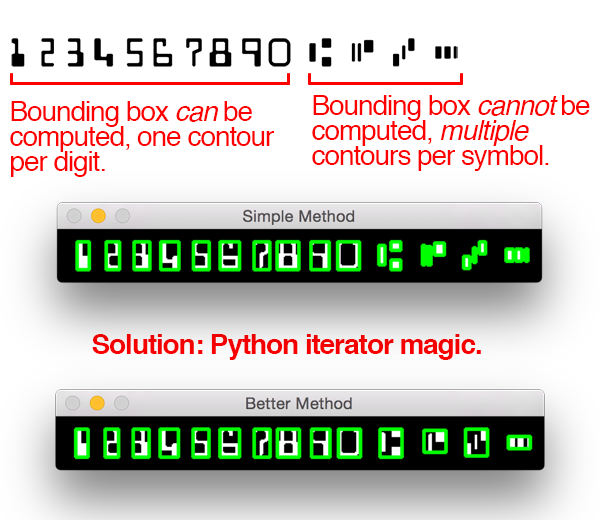
#> input picture codigo/contenidoCursoCodigos/4-OpenCV/2-Operaciones_con_imagenes/2.png, 600 x 520 px
$ python 2_rotacion.py
#> lines starting #> are read from the running program, lines starting #| are printed output that depends on the picture
# -*- coding: utf-8 -*-
"""
Created on Fri Jul 23 13:05:59 2021

@author: Jesus-Mtz
"""

import cv2
import numpy as np


imagen = cv2.imread("2.png") ## leemos la imagen a trasladar
#> imagen is the input picture: shape (520, 600, 3); mean B, G, R 186.3, 193.7, 196.6
imagen2 = cv2.resize(imagen,(200,200)) ##la redimensionamos para efectos practicos
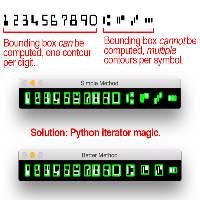
#> imagen2: shape (200, 200, 3); mean B, G, R 186.1, 193.6, 196.5
alto, ancho, _ = imagen2.shape ##obtenemos sus medidas
#> alto = 200; ancho = 200

angle = 70
center = (ancho//2, alto//2)
#> center = (100, 100)
scale = .2

M = cv2.getRotationMatrix2D(center,angle,scale)
print(M)
#| [[ 6.84040287e-02  1.87938524e-01  7.43657447e+01]
#|  [-1.87938524e-01  6.84040287e-02  1.11953450e+02]]

imgT = np.zeros((alto+1,ancho+1,3),np.uint8) ##generamos una imagen base donde se guardará la imagen trasladada


for i in range(alto): ##recorremos las filas de la matriz de la imagen
    for j in range(ancho): ## recorremos las columnas de la matriz de la imagen
        try:
            px = np.array(([j,i,1]),np.uint8)
            dot = np.dot(M,px)
            x = int((dot[0]))
            y = int((dot[1]) )
            imgT[y,x] = imagen2[i,j]
        except:
            pass
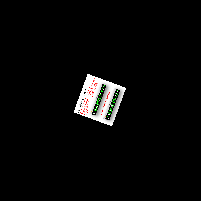
#> imgT: shape (201, 201, 3); mean B, G, R 7.9, 8.2, 8.3


cv2.namedWindow("org", cv2.WINDOW_NORMAL)
cv2.namedWindow("t", cv2.WINDOW_NORMAL)


cv2.imshow("org", imagen2) ##mostramos la imagen redimensionada
cv2.imshow("t",imgT) ##mostramos la imagen trasladada

cv2.waitKey() ##esperamos que se presione cualquier tecla
cv2.destroyAllWindows() ##se destruyen las centanas de opencv


# [61 lines of commented-out code are left out]
